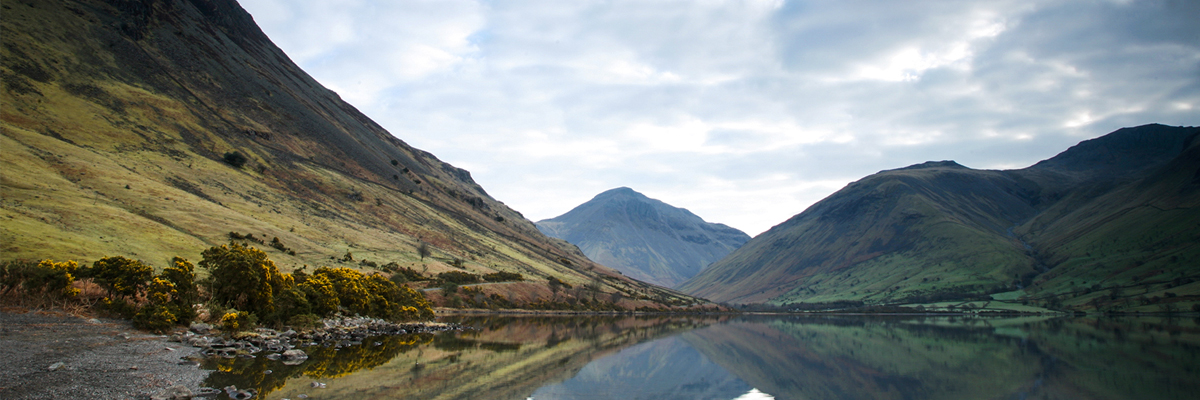
#> input picture YouTube_OpenCV_3_Hours_Course/landscape.jpg, 1200 x 400 px
$ python chapter3.py
#> lines starting #> are read from the running program, lines starting #| are printed output that depends on the picture
"""Resize and Cropping"""
import cv2 as cv
import os
import numpy as np

file_path = os.path.dirname(__file__)

img = cv.imread(file_path+'/landscape.jpg')
#> img is the input picture: shape (400, 1200, 3); mean B, G, R 119.8, 123.6, 117.7
#height, width, chanels
print(img.shape)
#| (400, 1200, 3)

#resize
#in cv we have width, height
imgResize = cv.resize(img,(300,600))
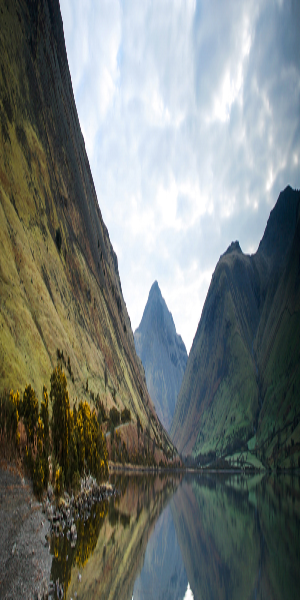
#> imgResize: shape (600, 300, 3); mean B, G, R 119.8, 123.5, 117.6

#crop - here height comes first
imgCropped = img[0:200,400:700]
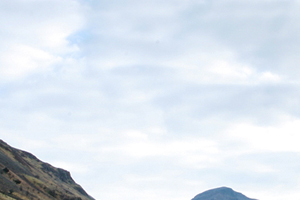
#> imgCropped: shape (200, 300, 3); mean B, G, R 238.1, 228.6, 220

#display
cv.imshow('snake',img)
cv.imshow('Resized',imgResize)
cv.imshow('Cropped',imgCropped)

cv.waitKey(0)
